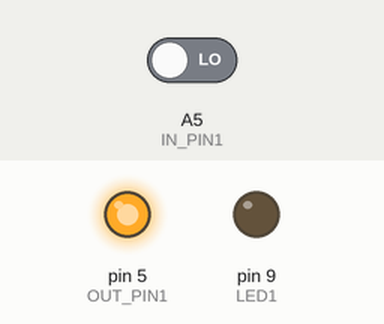
Recording of a sketch running on a simulated Arduino Uno, built with avr-gcc and run on an emulated ATmega328P. Shown: output pins drawn as LEDs (lit = HIGH). The inputs (shaded band) are chosen by the test bench; at power-on: A5 (IN_PIN1) LOW. What the sketch prints to the serial monitor is not drawn.

Above: at 3.8 s.
3.9 s: A5 (IN_PIN1) driven HIGH
At 5.41 s:
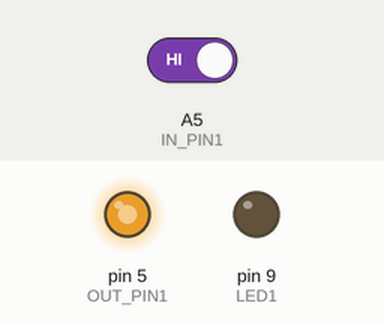
At 7.0 s:
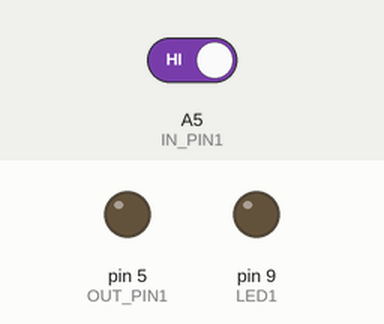
Timing chart, 0 to 8.5 s (numbered marks = the images above; inputs shaded):
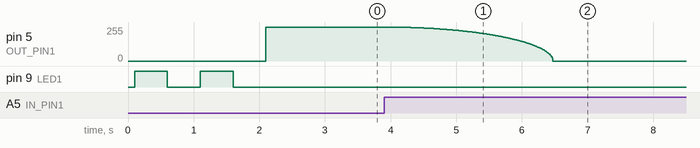

The sketch:

pirMotion_110060104_rgbled.ino
```cpp
// (licence header left out)
/**
 * WatchDog class
 */
#include <avr/wdt.h>

#define VERSION "joint v3.0"
#define NAME    "pirMotion rgbled"
#define SKU     "110060104"

class WatchDog
{
  public:
    //initial watchdog timeout
    WatchDog(long timeout = 2000){
      _timeout = timeout;
    }

    //method
    void watchdogSetup(void){
      cli();
      wdt_reset();
      MCUSR &= ~(1<<WDRF);
      WDTCSR = (1<<WDCE) | (1<<WDE);
      WDTCSR = (1<<WDIE) | (0<<WDP3) | (1<<WDP2) | (1<<WDP1) | (0<<WDP0);
      sei();
    }

    void doggieTickle(void){
      ResetTime = millis();
    }

    //reset
    void(* resetFunc) (void) = 0;

    //parameters
    unsigned long ResetTime;
    volatile bool  Flg_Power;
    long _timeout;

};

WatchDog WTD;

ISR(WDT_vect)
{
  if(millis() - WTD.ResetTime > WTD._timeout)
  {
    WTD.doggieTickle();
    WTD.resetFunc();
  }
}
/******************* End of WatchDog ********************/

#include <Wire.h>

//hardware IO definition
#define BUTTON         2
#define LIGHT_SENSOR   A0
#define PWR_HOLD       A1
#define KEY            2
#define LED1           9
#define LED2           13
#define OUT_PIN1       5   //normal output pin
#define OUT_PIN2       6
#define IN_PIN1        A5  //normal input pin
#define IN_PIN2        A4

#define LIGHT_UP_TIME 15000//unit ms - 15 seconds delay

int led = OUT_PIN1;  //led control output pin
int pir = IN_PIN1;   //PIR_Sensor input pin

void setup() {
  Serial.begin(9600);
  Serial.print("Name: ");
  Serial.println(NAME);
  Serial.print("SKU: ");
  Serial.println(SKU);
  Serial.print("Version: ");
  Serial.println(VERSION);
  delay(100);

  WTD.watchdogSetup();
  WTD.doggieTickle();

  pinMode (LED1,OUTPUT);
  for(int i=0;i<2;i++)
  {
    digitalWrite(LED1,HIGH);
    delay(500);
    digitalWrite(LED1,LOW);
    delay(500);
    WTD.doggieTickle();
  }

  pinMode(led, OUTPUT);
  pinMode(pir, INPUT);
  analogWrite(led,255);
  delay(500);
}

void loop() {
  if(digitalRead(pir))
  {
    //turn on the light
    for(int i=255; i >= 0; i--)
    {
      long y = cal_circle_y(i, 255);
      analogWrite(led,y);

      WTD.doggieTickle();
      delay(10);
    }

    unsigned long begin = millis();

    while(LIGHT_UP_TIME > millis() - begin)
    {
      if(digitalRead(pir))
      {
        //begin = millis();
      }

      WTD.doggieTickle();
      delay(10);
    }

    //Turn off the light
    for(int i = 0; i<=255; i++)
    {
      long y = cal_circle_y(i, 255);
      analogWrite(led,y);

      WTD.doggieTickle();
      delay(10);
    }

    delay(1000);
  }

  delay(20);
  WTD.doggieTickle();
}

//r * r = (x-r)*(x-r) + y * y
long cal_circle_y(long x, long r)
{
    return sqrt((r * r) - (x - r) * (x - r));
}
```

Measured:
- after the input at 3.9 s, pin 5 (OUT_PIN1): moves from 255/255 to 0/255 over 2.6 s, starting at once
